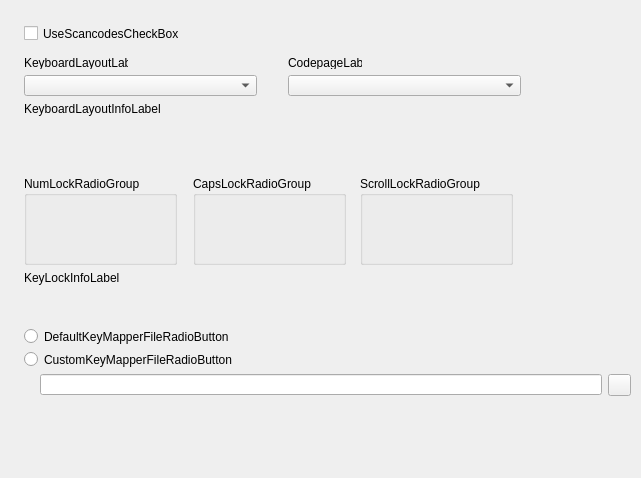
<?xml version="1.0" encoding="UTF-8"?>
<ui version="4.0">
  <class>ModernProfileEditorKeyboardFrame</class>
  <widget class="QWidget" name="ModernProfileEditorKeyboardFrame">
    <property name="geometry"><rect><x>0</x><y>0</y><width>641</width><height>478</height></rect></property>
    <property name="vclDesignWidth" stdset="0"><number>641</number></property>
    <property name="vclDesignHeight" stdset="0"><number>478</number></property>
    <widget class="QLabel" name="KeyboardLayoutLabel">
      <property name="geometry"><rect><x>24</x><y>56</y><width>104</width><height>13</height></rect></property>
      <property name="text"><string>KeyboardLayoutLabel</string></property>
      <property name="textFormat"><enum>Qt::PlainText</enum></property>
      <property name="alignment"><set>Qt::AlignLeft|Qt::AlignTop</set></property>
      <property name="vclAutoSize" stdset="0"><bool>true</bool></property>
    </widget>
    <widget class="QLabel" name="KeyboardLayoutInfoLabel">
      <property name="geometry"><rect><x>24</x><y>102</y><width>601</width><height>51</height></rect></property>
      <property name="vclAnchors" stdset="0"><string notr="true">akLeft,akTop,akRight</string></property>
      <property name="text"><string>KeyboardLayoutInfoLabel</string></property>
      <property name="textFormat"><enum>Qt::PlainText</enum></property>
      <property name="wordWrap"><bool>true</bool></property>
      <property name="alignment"><set>Qt::AlignLeft|Qt::AlignTop</set></property>
    </widget>
    <widget class="QLabel" name="KeyLockInfoLabel">
      <property name="geometry"><rect><x>24</x><y>271</y><width>489</width><height>42</height></rect></property>
      <property name="text"><string>KeyLockInfoLabel</string></property>
      <property name="textFormat"><enum>Qt::PlainText</enum></property>
      <property name="wordWrap"><bool>true</bool></property>
      <property name="alignment"><set>Qt::AlignLeft|Qt::AlignTop</set></property>
    </widget>
    <widget class="QLabel" name="CodepageLabel">
      <property name="geometry"><rect><x>288</x><y>56</y><width>74</width><height>13</height></rect></property>
      <property name="text"><string>CodepageLabel</string></property>
      <property name="textFormat"><enum>Qt::PlainText</enum></property>
      <property name="alignment"><set>Qt::AlignLeft|Qt::AlignTop</set></property>
      <property name="vclAutoSize" stdset="0"><bool>true</bool></property>
    </widget>
    <widget class="QToolButton" name="CustomKeyMapperButton">
      <property name="geometry"><rect><x>608</x><y>374</y><width>23</width><height>22</height></rect></property>
      <property name="vclAnchors" stdset="0"><string notr="true">akTop,akRight</string></property>
      <property name="icon"><iconset resource="../../resources/dfend.qrc"><normaloff>:/glyphs/f94df2c8efcaad41.png</normaloff></iconset></property>
      <property name="iconSize"><size><width>16</width><height>16</height></size></property>
    </widget>
    <widget class="QComboBox" name="KeyboardLayoutComboBox">
      <property name="geometry"><rect><x>24</x><y>75</y><width>233</width><height>21</height></rect></property>
      <property name="editable"><bool>false</bool></property>
      <property name="maxVisibleItems"><number>8</number></property>
    </widget>
    <widget class="QCheckBox" name="UseScancodesCheckBox">
      <property name="geometry"><rect><x>24</x><y>25</y><width>601</width><height>17</height></rect></property>
      <property name="vclAnchors" stdset="0"><string notr="true">akLeft,akTop,akRight</string></property>
      <property name="text"><string>UseScancodesCheckBox</string></property>
    </widget>
    <widget class="TRadioGroupWidget" name="NumLockRadioGroup">
      <property name="geometry"><rect><x>24</x><y>176</y><width>153</width><height>89</height></rect></property>
      <property name="title"><string>NumLockRadioGroup</string></property>
      <property name="items" stdset="0">
        <stringlist notr="true">
          <string>Do not change</string>
          <string>off</string>
          <string>on</string>
        </stringlist>
      </property>
      <property name="itemIndex" stdset="0"><number>0</number></property>
    </widget>
    <widget class="TRadioGroupWidget" name="CapsLockRadioGroup">
      <property name="geometry"><rect><x>193</x><y>176</y><width>153</width><height>89</height></rect></property>
      <property name="title"><string>CapsLockRadioGroup</string></property>
      <property name="items" stdset="0">
        <stringlist notr="true">
          <string>Do not change</string>
          <string>off</string>
          <string>on</string>
        </stringlist>
      </property>
      <property name="itemIndex" stdset="0"><number>0</number></property>
    </widget>
    <widget class="TRadioGroupWidget" name="ScrollLockRadioGroup">
      <property name="geometry"><rect><x>360</x><y>176</y><width>153</width><height>89</height></rect></property>
      <property name="title"><string>ScrollLockRadioGroup</string></property>
      <property name="items" stdset="0">
        <stringlist notr="true">
          <string>Do not change</string>
          <string>off</string>
          <string>on</string>
        </stringlist>
      </property>
      <property name="itemIndex" stdset="0"><number>0</number></property>
    </widget>
    <widget class="QComboBox" name="CodepageComboBox">
      <property name="geometry"><rect><x>288</x><y>75</y><width>233</width><height>21</height></rect></property>
      <property name="editable"><bool>false</bool></property>
      <property name="maxVisibleItems"><number>8</number></property>
    </widget>
    <widget class="QRadioButton" name="DefaultKeyMapperFileRadioButton">
      <property name="geometry"><rect><x>24</x><y>328</y><width>578</width><height>17</height></rect></property>
      <property name="vclAnchors" stdset="0"><string notr="true">akLeft,akTop,akRight</string></property>
      <property name="text"><string>DefaultKeyMapperFileRadioButton</string></property>
    </widget>
    <widget class="QRadioButton" name="CustomKeyMapperFileRadioButton">
      <property name="geometry"><rect><x>24</x><y>351</y><width>578</width><height>17</height></rect></property>
      <property name="vclAnchors" stdset="0"><string notr="true">akLeft,akTop,akRight</string></property>
      <property name="text"><string>CustomKeyMapperFileRadioButton</string></property>
    </widget>
    <widget class="QLineEdit" name="CustomKeyMapperEdit">
      <property name="geometry"><rect><x>40</x><y>374</y><width>562</width><height>21</height></rect></property>
      <property name="vclAnchors" stdset="0"><string notr="true">akLeft,akTop,akRight</string></property>
    </widget>
  </widget>
  <customwidgets>
    <customwidget>
      <class>TRadioGroupWidget</class>
      <extends>QGroupBox</extends>
      <header>VclWidgets.h</header>
    </customwidget>
  </customwidgets>
  <tabstops>
    <tabstop>UseScancodesCheckBox</tabstop>
    <tabstop>KeyboardLayoutComboBox</tabstop>
    <tabstop>CodepageComboBox</tabstop>
    <tabstop>DefaultKeyMapperFileRadioButton</tabstop>
    <tabstop>CustomKeyMapperFileRadioButton</tabstop>
    <tabstop>CustomKeyMapperEdit</tabstop>
  </tabstops>
  <resources><include location="../../resources/dfend.qrc"/></resources>
  <connections/>
</ui>
